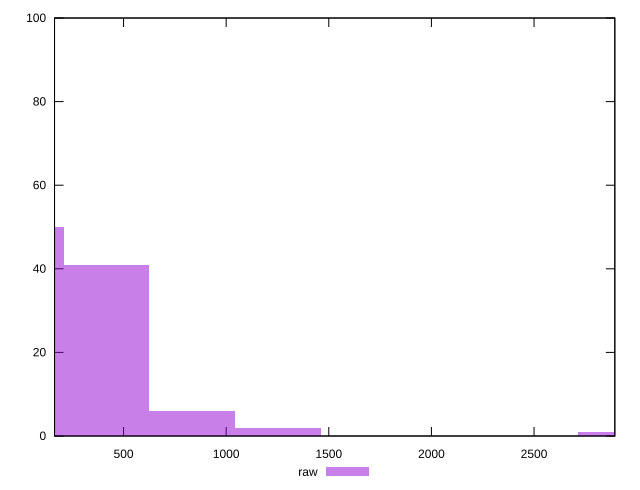

Reproduce this figure in gnuplot.
reset

$raw <<EOF
417.3184268280337 41
0 50
2921.2289877962357 1
834.6368536560674 6
1251.955280484101 2
EOF

set key outside below
set boxwidth 417.3184268280337
set xrange [163.71599999999998:2893.657]
set yrange [0:100]
set trange [0:100]
set style fill transparent solid 0.5 noborder
set terminal svg size 640, 490 enhanced background rgb 'white'
set output "reports/report_00028_2021-02-24T12-49-42.674Z/server-response-time/samples/card/raw/histogram.svg"

plot $raw title "raw" with boxes

reset
